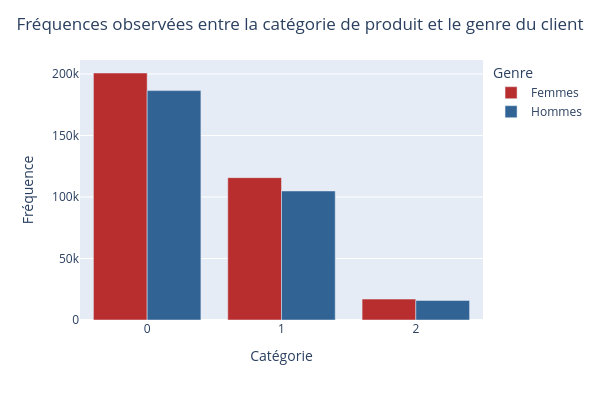

The code cell stored with this chart in its notebook:
### Code cell
fig = px.bar(
    contingency_table_unpivot, x="categ", y="frequency", color="sex", barmode="group",
    labels={"sex":"Genre","categ":"Catégorie","frequency":"Fréquence"},
    color_discrete_sequence=px.colors.qualitative.G10[-2:], width=600, height=400,
)
fig.update_layout(title="Fréquences observées entre la catégorie de produit et le genre du client", title_x=0.5)
fig.show()

### Figure 1 — Plotly figure (JSON) as saved in the notebook; plotly's stock layout.template omitted (floating-point values rounded to 4 significant figures)
{"data": [{"alignmentgroup": "True", "hovertemplate": "Genre=Femmes<br>Catégorie=%{x}<br>Fréquence=%{y}<extra></extra>", "legendgroup": "Femmes", "marker": {"color": "#B82E2E", "pattern": {"shape": ""}}, "name": "Femmes", "offsetgroup": "Femmes", "orientation": "v", "showlegend": true, "textposition": "auto", "type": "bar", "x": ["0", "1", "2"], "xaxis": "x", "y": [200793, 115721, 16980], "yaxis": "y"}, {"alignmentgroup": "True", "hovertemplate": "Genre=Hommes<br>Catégorie=%{x}<br>Fréquence=%{y}<extra></extra>", "legendgroup": "Hommes", "marker": {"color": "#316395", "pattern": {"shape": ""}}, "name": "Hommes", "offsetgroup": "Hommes", "orientation": "v", "showlegend": true, "textposition": "auto", "type": "bar", "x": ["0", "1", "2"], "xaxis": "x", "y": [186488, 104884, 15868], "yaxis": "y"}], "layout": {"barmode": "group", "height": 400, "legend": {"title": {"text": "Genre"}, "tracegroupgap": 0}, "margin": {"t": 60}, "title": {"text": "Fréquences observées entre la catégorie de produit et le genre du client", "x": 0.5}, "width": 600, "xaxis": {"anchor": "y", "domain": [0, 1], "title": {"text": "Catégorie"}}, "yaxis": {"anchor": "x", "domain": [0, 1], "title": {"text": "Fréquence"}}}}
